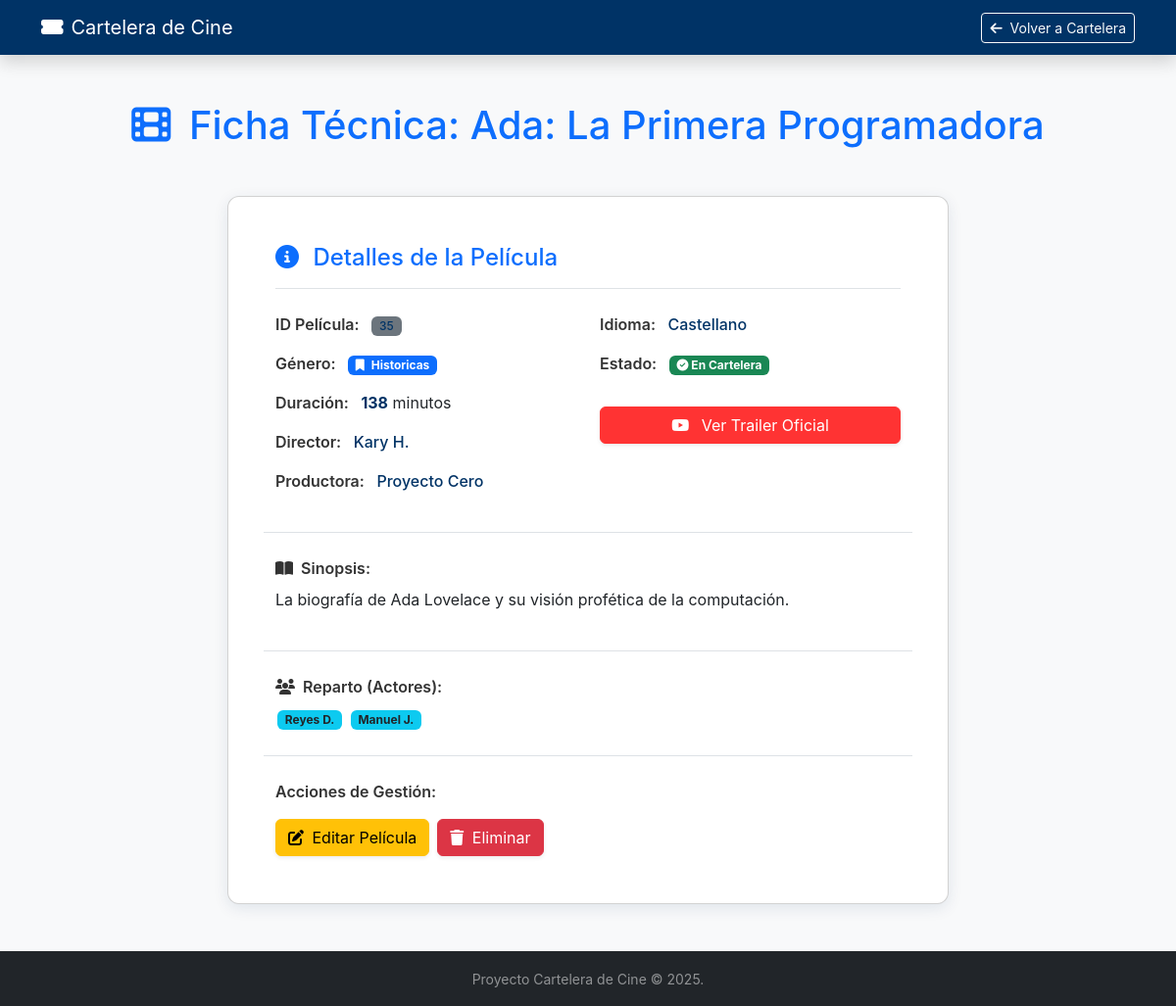
Before: /peliculas/35 with the older database file.
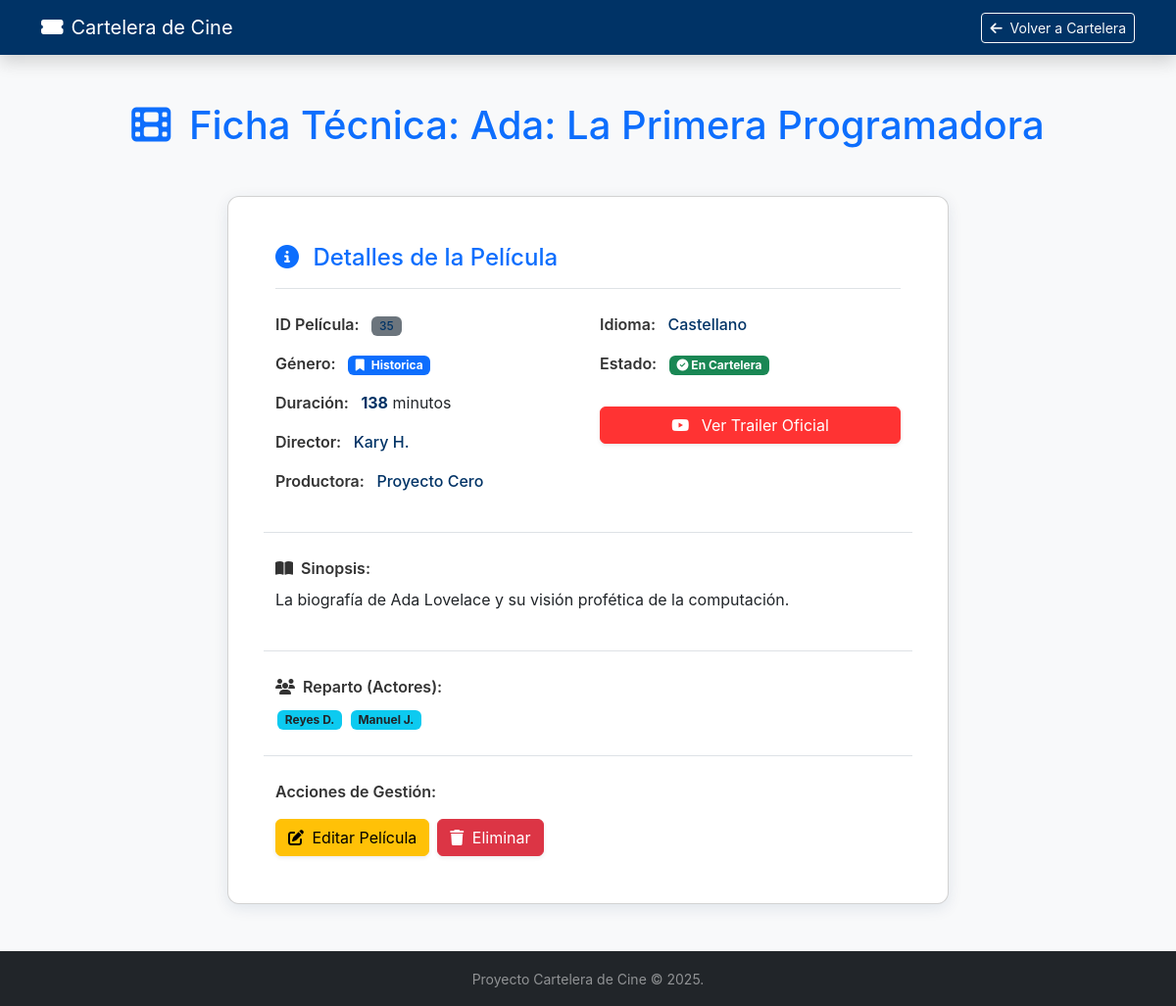
After: the same page with the newer database file.
### app/models/genero.py (models this page shows, shortened)
class GeneroORM(Base):
    __tablename__ = "generos"
    id: Mapped[int] = mapped_column(primary_key=True, autoincrement=True)
    nombre: Mapped[str] = mapped_column(String(100), nullable=False, unique=True)
    descripcion: Mapped[str | None] = mapped_column(String(500), nullable=True)
    peliculas: Mapped[List["PeliculaORM"]] = relationship(
        back_populates="genero",
        cascade="all, delete-orphan" # Opcional: si borro un género, borra sus películas
    )

### app/routers/pelicula_router.py (the view)
@router.get("/{pelicula_id}", tags=["Web UI"])
def view_pelicula_detalle(pelicula_id: int, request: Request, db: Session = Depends(get_db)):
    pelicula = pelicula_service.get_pelicula_detalle(db, pelicula_id)
    if not pelicula:
        raise HTTPException(status_code=404, detail="Película no encontrada")
    return templates.TemplateResponse(
        "pelicula_detalle.html",
        {"request": request, "pelicula": pelicula}
    )

### templates/pelicula_detalle.html (shortened to what the changed rows need)
<!DOCTYPE html>
<html lang="es">
<head>
    <link href="https://cdn.jsdelivr.net/npm/bootstrap@5.3.3/dist/css/bootstrap.min.css" rel="stylesheet"
        xintegrity="sha384-QWTKZyjpPEjISv5WaRU9OFeRpok6YctnYmDr5pNlyT2bRjXh0JMhjY6hW+ALEwIH">
    <link rel="stylesheet" href="https://cdnjs.cloudflare.com/ajax/libs/font-awesome/6.5.2/css/all.min.css"
        xintegrity="sha512-SnH5WK+bZxgPHs44uWIX+LLMDJzL3gUq73K2qI90U8v8lC6W9lJvGvE8j+N5i3F3aH8O/2p1x9h6O2A1g==" />
</head>
<body>
    <main class="container my-5">
        <h1 class="text-center mb-5 text-primary-accent">
            <i class="fas fa-film me-2"></i> Ficha Técnica: {{ pelicula.titulo }}
        </h1>
        <div class="row justify-content-center">
            <div class="col-lg-10 col-xl-8">
                <div class="card p-4 p-md-5">
                    <div class="row g-4">
                        <div class="col-md-6">
                            <p class="mb-3">
                                <span class="detail-label">Género:</span>
                                <span class="badge bg-primary">
                                    <i class="fas fa-bookmark me-1"></i> {{ pelicula.genero.nombre if pelicula.genero else 'Sin Género' }}
                                </span>
                            </p>
                        </div>
                    </div>
                </div>
            </div>
        </div>
    </main>
</body>
</html>

Changed rows visible on the page:
changed GeneroORM: genero "Historicas" → "Historica"
